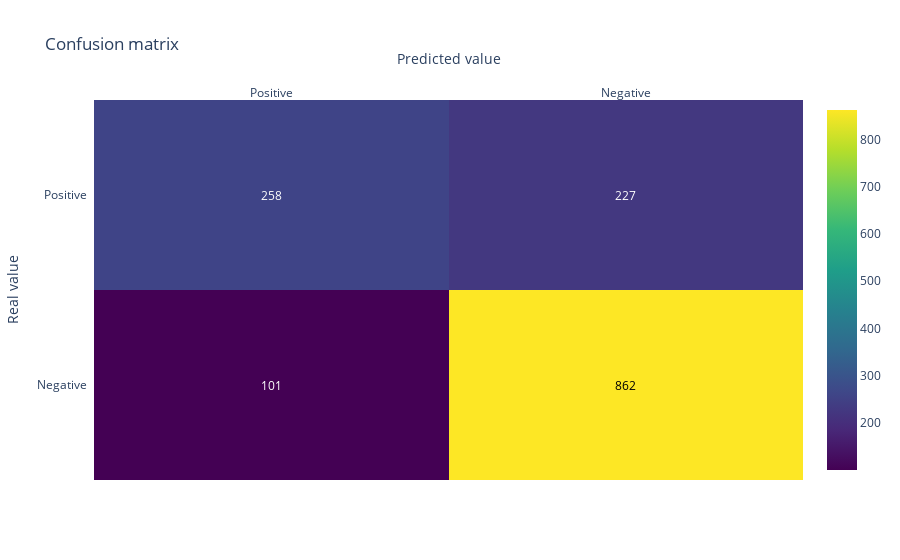

The code cell stored with this chart in its notebook:
### Code cell
# calculate accuracy of class predictions
from sklearn import metrics
print(metrics.accuracy_score(y_test, y_pred_class))
print(metrics.roc_auc_score(y_test, y_pred_prob))

conf_matrix(metrics.confusion_matrix(y_test, y_pred_class))

### Figure 1 — Plotly figure (JSON) as saved in the notebook; plotly's stock layout.template omitted (floating-point values rounded to 4 significant figures)
{"data": [{"colorscale": [[0, "#440154"], [0.1111, "#482878"], [0.2222, "#3e4989"], [0.3333, "#31688e"], [0.4444, "#26828e"], [0.5556, "#1f9e89"], [0.6667, "#35b779"], [0.7778, "#6ece58"], [0.8889, "#b5de2b"], [1, "#fde725"]], "reversescale": false, "showscale": true, "type": "heatmap", "x": ["Positive", "Negative"], "y": ["Negative", "Positive"], "z": [[101, 862], [258, 227]]}], "layout": {"annotations": [{"font": {"color": "#FFFFFF"}, "showarrow": false, "text": "101", "x": "Positive", "xref": "x", "y": "Negative", "yref": "y"}, {"font": {"color": "#000000"}, "showarrow": false, "text": "862", "x": "Negative", "xref": "x", "y": "Negative", "yref": "y"}, {"font": {"color": "#FFFFFF"}, "showarrow": false, "text": "258", "x": "Positive", "xref": "x", "y": "Positive", "yref": "y"}, {"font": {"color": "#FFFFFF"}, "showarrow": false, "text": "227", "x": "Negative", "xref": "x", "y": "Positive", "yref": "y"}], "title": {"text": "Confusion matrix"}, "xaxis": {"dtick": 1, "gridcolor": "rgb(0, 0, 0)", "side": "top", "ticks": "", "title": {"text": "Predicted value"}}, "yaxis": {"dtick": 1, "ticks": "", "ticksuffix": "  ", "title": {"text": "Real value"}}}}
